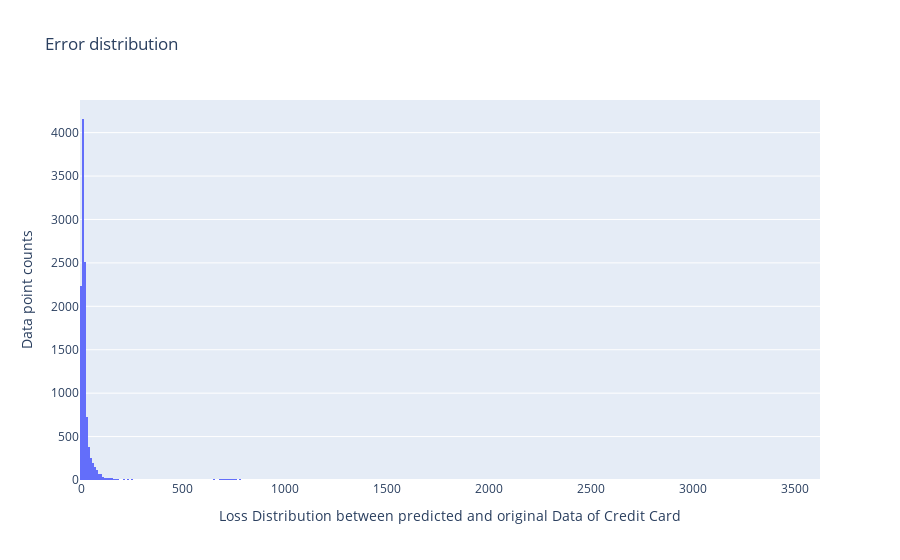

The notebook cell this image was saved under:
### Code cell
# Error distribution i Test Data
fig = go.Figure(data=[go.Histogram(x=scores_2['loss_mae'])])
fig.update_layout(title="Error distribution", xaxis=dict(title="Loss Distribution between predicted and original Data of Credit Card"), yaxis=dict(title="Data point counts"))
fig.show()

### Figure 1 — Plotly figure (JSON) as saved in the notebook; plotly's stock layout.template omitted (floating-point values rounded to 4 significant figures; data arrays with more than 128 entries replaced by an {"elided": "..."} marker saying what was removed)
{"data": [{"type": "histogram", "x": {"elided": "11302 float values"}}], "layout": {"title": {"text": "Error distribution"}, "xaxis": {"title": {"text": "Loss Distribution between predicted and original Data of Credit Card"}}, "yaxis": {"title": {"text": "Data point counts"}}}}
